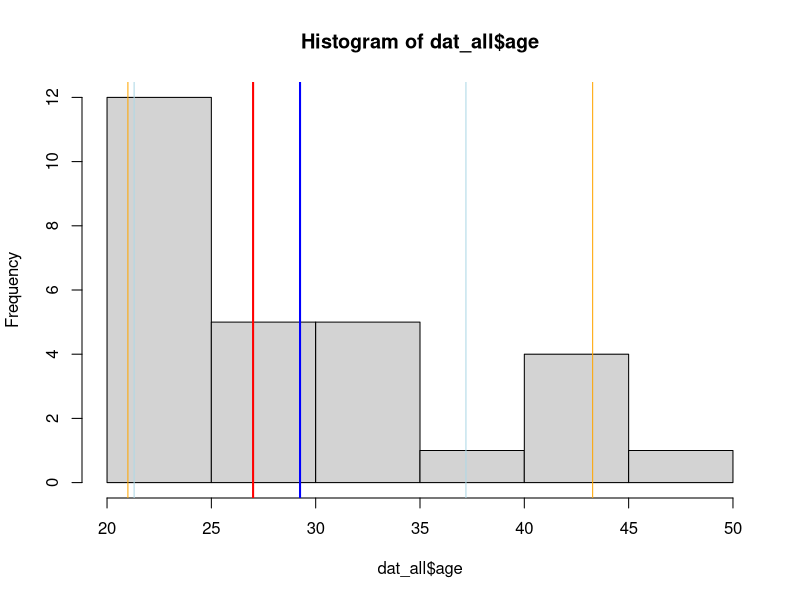
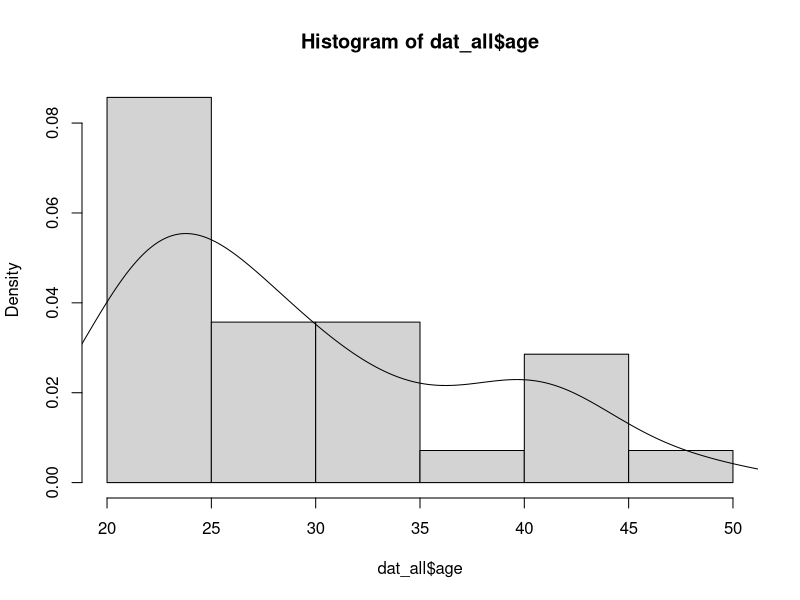

Source code (R) for these figures, in order: (Note: this script raises an error after producing the figures.)
##get help for a function by typing help(nameofafunction) into the console e.g.

help(mean)

#into the console

#read in the data into R

dat_all<-read.csv("dat_synthetic.csv")

###look at the top rows of the datasheet
head(dat_all)
#View the whole data sheets
View(dat_all)

##merge the two datasets if necessary
###dat_all<-merge(dat1, dat2, all = T)

#summary stats
summary(dat_all)

#calculate the mean
mean(dat_all$age)

#calculate the median
median(dat_all$age)

#calculate the sd
sd(dat_all$age)

#calculate percentile
quantile(dat_all$age, c(.025, .975))

#plot histogram
hist(dat_all$age)

##add mean
abline(v = mean(dat_all$age), col = "blue", lwd = 2)

##add sd
abline(v = mean(dat_all$age)-sd(dat_all$age), col = "lightblue", lwd = 1)
abline(v = mean(dat_all$age)+sd(dat_all$age), col = "lightblue", lwd = 1)

##add median
abline(v = median(dat_all$age), col = "red", lwd = 2)

##add quantiles
abline(v = quantile(dat_all$age, c(.025, .975))[1], col = "orange", lwd = 1)
##add quantiles
abline(v = quantile(dat_all$age, c(.025, .975))[2], col = "orange", lwd = 1)


hist(dat_all$age, probability = T)
lines(density(dat_all$age))


##get dplyr library for  %>% operator aka "pipe"
library(dplyr)

##group data by variable sex in order to look for differences in age depending on sex
dat_all%>%group_by(sex)%>%summarise(mean_age=mean(age), n=n())

##look at the data with a basic plot function
plot(dat_all$age[dat_all$sex!="k"]~dat_all$sex[dat_all$sex!="k"])

##calculate t-test for age between sex, in order to formally test for differences
t.test(dat_all$age[dat_all$sex!="k"]~dat_all$sex[dat_all$sex!="k"],var.equal=T)

#calculate linear model with sex as predictor and age as dependent variable
model<-lm(dat_all$age[dat_all$sex!="k"]~dat_all$sex[dat_all$sex!="k"])

#look at summary of linear model (check the t and p-value, it is exactly the same like the values in the t-test above)
summary(model)


##look at relation between age and pdiSum by plotting the data
plot(dat_all$age[dat_all$sex!="k"], dat_all$X2backRTFAmean[dat_all$sex!="k"])

##test for correlation between age and pdiSum
cor.test(dat_all$age[dat_all$sex!="k"], dat_all$X2backRTFAmean[dat_all$sex!="k"])

##calculate linear model
model<-lm(dat_all$X2backRTFAmean[dat_all$sex!="k"]~dat_all$age[dat_all$sex!="k"])

##calculate linear model and again look at the t- and p-value, sounds familiar?
summary(model)

##draw a line according to the model
abline(model)


##calculate predicted and residual values
dat_all$predicted[dat_all$sex!="k"] <- predict(model)   # Save the predicted values
dat_all$residuals[dat_all$sex!="k"] <- residuals(model) # Save the residual values
#check the error

##solution:
model<-lm(X2backRTFAmean~age,dat_all, na.action = na.exclude)
dat_all$predicted <- predict(model,na.action = na.exclude) # Save the predicted values
dat_all$residuals <- residuals(model, na.action = na.exclude) # Save the residual values



##plot predicted and residuals=actual-predicted (aka E=y-y^) in order to wrap your head around linear regression and the error term
library(ggplot2)
dat_all%>%ggplot(aes(age, X2backRTFAmean))+geom_point()+geom_smooth(method = "lm", se = FALSE, color = "lightgrey")+
  geom_point(aes(y=predicted), shape=1)+geom_segment(aes(xend = age, yend = predicted))



